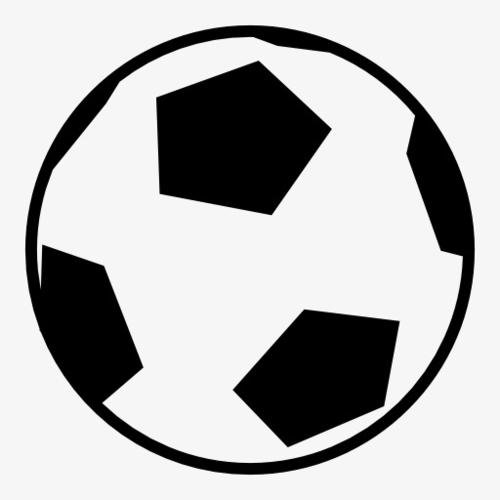
#> input picture imgs/football.jpg, 500 x 500 px
$ python show.py
#> lines starting #> are read from the running program, lines starting #| are printed output that depends on the picture
import cv2
import matplotlib.pyplot as plt
im = cv2.imread('imgs/football.jpg')
#> im is the input picture: shape (500, 500, 3); min 0, max 255, mean 183.3
im = cv2.resize(im,(im.shape[1]//5,im.shape[0]//5))
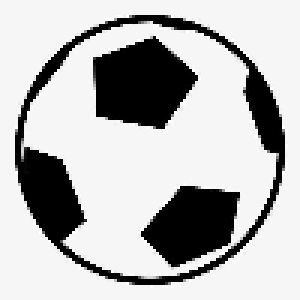
#> im: shape (100, 100, 3) (shown 3 times larger); min 0, max 255, mean 183.1
cv2.imwrite('imgs/smallball.jpg', im)
plt.imshow(im[:,:,[2,1,0]])
plt.show()
